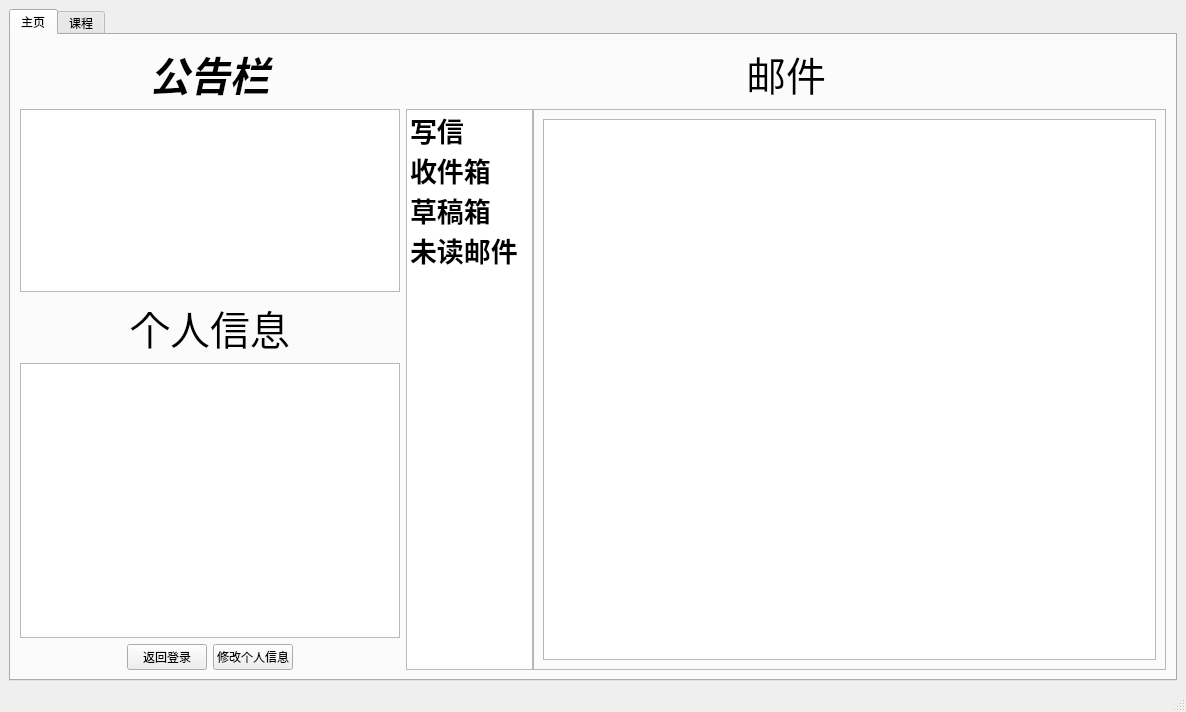
<?xml version="1.0" encoding="UTF-8"?>
<ui version="4.0">
 <class>Student</class>
 <widget class="QMainWindow" name="Student">
  <property name="geometry">
   <rect>
    <x>0</x>
    <y>0</y>
    <width>1186</width>
    <height>712</height>
   </rect>
  </property>
  <property name="sizePolicy">
   <sizepolicy hsizetype="Preferred" vsizetype="Preferred">
    <horstretch>0</horstretch>
    <verstretch>0</verstretch>
   </sizepolicy>
  </property>
  <property name="windowTitle">
   <string>Student</string>
  </property>
  <property name="layoutDirection">
   <enum>Qt::LeftToRight</enum>
  </property>
  <widget class="QWidget" name="centralwidget">
   <layout class="QHBoxLayout" name="horizontalLayout">
    <item>
     <widget class="QTabWidget" name="tabWidget">
      <property name="contextMenuPolicy">
       <enum>Qt::CustomContextMenu</enum>
      </property>
      <property name="currentIndex">
       <number>0</number>
      </property>
      <widget class="QWidget" name="homeTab">
       <attribute name="title">
        <string>主页</string>
       </attribute>
       <layout class="QHBoxLayout" name="horizontalLayout_6" stretch="1,2">
        <item>
         <layout class="QVBoxLayout" name="verticalLayout_10" stretch="2,3">
          <item>
           <layout class="QVBoxLayout" name="verticalLayout_8">
            <property name="leftMargin">
             <number>0</number>
            </property>
            <item>
             <widget class="QLabel" name="labelb">
              <property name="font">
               <font>
                <pointsize>30</pointsize>
                <weight>75</weight>
                <italic>true</italic>
                <bold>true</bold>
               </font>
              </property>
              <property name="text">
               <string>公告栏</string>
              </property>
              <property name="alignment">
               <set>Qt::AlignCenter</set>
              </property>
             </widget>
            </item>
            <item>
             <widget class="QListWidget" name="listWidget2"/>
            </item>
           </layout>
          </item>
          <item>
           <layout class="QVBoxLayout" name="verticalLayout_7">
            <property name="rightMargin">
             <number>0</number>
            </property>
            <item>
             <widget class="QLabel" name="labela">
              <property name="font">
               <font>
                <pointsize>30</pointsize>
                <weight>50</weight>
                <italic>false</italic>
                <bold>false</bold>
                <underline>false</underline>
                <strikeout>false</strikeout>
               </font>
              </property>
              <property name="text">
               <string>个人信息</string>
              </property>
              <property name="alignment">
               <set>Qt::AlignCenter</set>
              </property>
             </widget>
            </item>
            <item>
             <widget class="QListWidget" name="listWidget1"/>
            </item>
            <item>
             <layout class="QHBoxLayout" name="horizontalLayout_5">
              <item>
               <spacer name="horizontalSpacer">
                <property name="orientation">
                 <enum>Qt::Horizontal</enum>
                </property>
                <property name="sizeHint" stdset="0">
                 <size>
                  <width>40</width>
                  <height>20</height>
                 </size>
                </property>
               </spacer>
              </item>
              <item>
               <widget class="QPushButton" name="loginAgainPushButton">
                <property name="sizePolicy">
                 <sizepolicy hsizetype="Fixed" vsizetype="Fixed">
                  <horstretch>100</horstretch>
                  <verstretch>0</verstretch>
                 </sizepolicy>
                </property>
                <property name="minimumSize">
                 <size>
                  <width>30</width>
                  <height>0</height>
                 </size>
                </property>
                <property name="cursor">
                 <cursorShape>PointingHandCursor</cursorShape>
                </property>
                <property name="layoutDirection">
                 <enum>Qt::LeftToRight</enum>
                </property>
                <property name="autoFillBackground">
                 <bool>false</bool>
                </property>
                <property name="text">
                 <string>返回登录</string>
                </property>
               </widget>
              </item>
              <item>
               <widget class="QPushButton" name="modifyPushButton">
                <property name="text">
                 <string>修改个人信息</string>
                </property>
               </widget>
              </item>
              <item>
               <spacer name="horizontalSpacer_2">
                <property name="orientation">
                 <enum>Qt::Horizontal</enum>
                </property>
                <property name="sizeHint" stdset="0">
                 <size>
                  <width>50</width>
                  <height>20</height>
                 </size>
                </property>
               </spacer>
              </item>
             </layout>
            </item>
           </layout>
          </item>
         </layout>
        </item>
        <item>
         <layout class="QVBoxLayout" name="verticalLayout_9">
          <item>
           <widget class="QLabel" name="label">
            <property name="font">
             <font>
              <pointsize>30</pointsize>
             </font>
            </property>
            <property name="text">
             <string>邮件</string>
            </property>
            <property name="alignment">
             <set>Qt::AlignCenter</set>
            </property>
           </widget>
          </item>
          <item>
           <layout class="QHBoxLayout" name="horizontalLayout_2" stretch="1,5">
            <property name="spacing">
             <number>0</number>
            </property>
            <item>
             <widget class="QListWidget" name="listWidget">
              <item>
               <property name="text">
                <string>写信</string>
               </property>
               <property name="font">
                <font>
                 <family>FZKai-Z03</family>
                 <pointsize>20</pointsize>
                 <weight>75</weight>
                 <bold>true</bold>
                </font>
               </property>
              </item>
              <item>
               <property name="text">
                <string>收件箱</string>
               </property>
               <property name="font">
                <font>
                 <family>FZKai-Z03</family>
                 <pointsize>20</pointsize>
                 <weight>75</weight>
                 <bold>true</bold>
                </font>
               </property>
              </item>
              <item>
               <property name="text">
                <string>草稿箱</string>
               </property>
               <property name="font">
                <font>
                 <family>FZKai-Z03</family>
                 <pointsize>20</pointsize>
                 <weight>75</weight>
                 <bold>true</bold>
                </font>
               </property>
              </item>
              <item>
               <property name="text">
                <string>未读邮件</string>
               </property>
               <property name="font">
                <font>
                 <family>FZKai-Z03</family>
                 <pointsize>20</pointsize>
                 <weight>75</weight>
                 <bold>true</bold>
                </font>
               </property>
              </item>
             </widget>
            </item>
            <item>
             <widget class="QStackedWidget" name="stackedWidget">
              <property name="frameShape">
               <enum>QFrame::StyledPanel</enum>
              </property>
              <property name="currentIndex">
               <number>2</number>
              </property>
              <widget class="QWidget" name="sendPage">
               <layout class="QHBoxLayout" name="horizontalLayout_4">
                <item>
                 <layout class="QGridLayout" name="gridLayout_2">
                  <item row="0" column="0">
                   <layout class="QVBoxLayout" name="verticalLayout_11">
                    <item>
                     <widget class="QLabel" name="label_6">
                      <property name="text">
                       <string>收件人</string>
                      </property>
                     </widget>
                    </item>
                    <item>
                     <widget class="QLabel" name="label_7">
                      <property name="text">
                       <string>主题</string>
                      </property>
                     </widget>
                    </item>
                    <item>
                     <widget class="QLabel" name="label_8">
                      <property name="text">
                       <string>正文</string>
                      </property>
                     </widget>
                    </item>
                    <item>
                     <spacer name="verticalSpacer">
                      <property name="orientation">
                       <enum>Qt::Vertical</enum>
                      </property>
                      <property name="sizeHint" stdset="0">
                       <size>
                        <width>20</width>
                        <height>40</height>
                       </size>
                      </property>
                     </spacer>
                    </item>
                    <item>
                     <widget class="QLabel" name="label_2">
                      <property name="text">
                       <string>发件人:</string>
                      </property>
                     </widget>
                    </item>
                   </layout>
                  </item>
                  <item row="0" column="1">
                   <layout class="QVBoxLayout" name="verticalLayout_12">
                    <item>
                     <widget class="QLineEdit" name="receiveLineEdit"/>
                    </item>
                    <item>
                     <widget class="QLineEdit" name="themeLineEdit"/>
                    </item>
                    <item>
                     <widget class="QPlainTextEdit" name="plainTextEdit"/>
                    </item>
                    <item>
                     <widget class="QLabel" name="senderInfo">
                      <property name="text">
                       <string>你是不傻(201630610571)</string>
                      </property>
                     </widget>
                    </item>
                   </layout>
                  </item>
                  <item row="1" column="0" colspan="2">
                   <layout class="QHBoxLayout" name="horizontalLayout_3">
                    <item>
                     <spacer name="horizontalSpacer_3">
                      <property name="orientation">
                       <enum>Qt::Horizontal</enum>
                      </property>
                      <property name="sizeHint" stdset="0">
                       <size>
                        <width>40</width>
                        <height>20</height>
                       </size>
                      </property>
                     </spacer>
                    </item>
                    <item>
                     <widget class="QPushButton" name="sendPushButton">
                      <property name="text">
                       <string>发送</string>
                      </property>
                     </widget>
                    </item>
                    <item>
                     <spacer name="horizontalSpacer_4">
                      <property name="orientation">
                       <enum>Qt::Horizontal</enum>
                      </property>
                      <property name="sizeHint" stdset="0">
                       <size>
                        <width>40</width>
                        <height>20</height>
                       </size>
                      </property>
                     </spacer>
                    </item>
                    <item>
                     <widget class="QPushButton" name="savePushButton">
                      <property name="text">
                       <string>保存到草稿箱</string>
                      </property>
                     </widget>
                    </item>
                    <item>
                     <spacer name="horizontalSpacer_5">
                      <property name="orientation">
                       <enum>Qt::Horizontal</enum>
                      </property>
                      <property name="sizeHint" stdset="0">
                       <size>
                        <width>40</width>
                        <height>20</height>
                       </size>
                      </property>
                     </spacer>
                    </item>
                   </layout>
                  </item>
                 </layout>
                </item>
               </layout>
              </widget>
              <widget class="QWidget" name="receivePage">
               <layout class="QHBoxLayout" name="horizontalLayout_7">
                <item>
                 <widget class="QListWidget" name="receiveListWidget"/>
                </item>
               </layout>
              </widget>
              <widget class="QWidget" name="draftPage">
               <layout class="QHBoxLayout" name="horizontalLayout_8">
                <item>
                 <widget class="QListWidget" name="draftListWidget"/>
                </item>
               </layout>
              </widget>
              <widget class="QWidget" name="unreadPage">
               <layout class="QHBoxLayout" name="horizontalLayout_9">
                <item>
                 <widget class="QListWidget" name="unreadListWidget"/>
                </item>
               </layout>
              </widget>
             </widget>
            </item>
           </layout>
          </item>
         </layout>
        </item>
       </layout>
      </widget>
      <widget class="QWidget" name="courseTab">
       <attribute name="title">
        <string>课程</string>
       </attribute>
       <layout class="QGridLayout" name="gridLayout">
        <property name="horizontalSpacing">
         <number>30</number>
        </property>
        <property name="verticalSpacing">
         <number>20</number>
        </property>
        <item row="0" column="0">
         <layout class="QVBoxLayout" name="verticalLayout">
          <item>
           <widget class="QLabel" name="label1">
            <property name="text">
             <string>&lt;html&gt;&lt;head/&gt;&lt;body&gt;&lt;p&gt;&lt;img src=&quot;:/image/1.png&quot;/&gt;&lt;/p&gt;&lt;/body&gt;&lt;/html&gt;</string>
            </property>
            <property name="scaledContents">
             <bool>false</bool>
            </property>
            <property name="alignment">
             <set>Qt::AlignCenter</set>
            </property>
           </widget>
          </item>
          <item>
           <widget class="QLabel" name="label11">
            <property name="text">
             <string>TextLabel</string>
            </property>
            <property name="alignment">
             <set>Qt::AlignCenter</set>
            </property>
           </widget>
          </item>
          <item>
           <widget class="QPushButton" name="pushButton1">
            <property name="text">
             <string>PushButton</string>
            </property>
           </widget>
          </item>
         </layout>
        </item>
        <item row="0" column="1">
         <layout class="QVBoxLayout" name="verticalLayout_2">
          <item>
           <widget class="QLabel" name="label2">
            <property name="text">
             <string>TextLabel</string>
            </property>
            <property name="scaledContents">
             <bool>false</bool>
            </property>
            <property name="alignment">
             <set>Qt::AlignCenter</set>
            </property>
           </widget>
          </item>
          <item>
           <widget class="QLabel" name="label22">
            <property name="text">
             <string>TextLabel</string>
            </property>
            <property name="alignment">
             <set>Qt::AlignCenter</set>
            </property>
           </widget>
          </item>
          <item>
           <widget class="QPushButton" name="pushButton2">
            <property name="text">
             <string>PushButton</string>
            </property>
           </widget>
          </item>
         </layout>
        </item>
        <item row="0" column="2">
         <layout class="QVBoxLayout" name="verticalLayout_3">
          <item>
           <widget class="QLabel" name="label3">
            <property name="text">
             <string>TextLabel</string>
            </property>
            <property name="scaledContents">
             <bool>false</bool>
            </property>
            <property name="alignment">
             <set>Qt::AlignCenter</set>
            </property>
           </widget>
          </item>
          <item>
           <widget class="QLabel" name="label33">
            <property name="text">
             <string>TextLabel</string>
            </property>
            <property name="alignment">
             <set>Qt::AlignCenter</set>
            </property>
           </widget>
          </item>
          <item>
           <widget class="QPushButton" name="pushButton3">
            <property name="text">
             <string>PushButton</string>
            </property>
           </widget>
          </item>
         </layout>
        </item>
        <item row="1" column="0">
         <layout class="QVBoxLayout" name="verticalLayout_4">
          <item>
           <widget class="QLabel" name="label4">
            <property name="text">
             <string>TextLabel</string>
            </property>
            <property name="scaledContents">
             <bool>false</bool>
            </property>
            <property name="alignment">
             <set>Qt::AlignCenter</set>
            </property>
           </widget>
          </item>
          <item>
           <widget class="QLabel" name="label44">
            <property name="text">
             <string>TextLabel</string>
            </property>
            <property name="alignment">
             <set>Qt::AlignCenter</set>
            </property>
           </widget>
          </item>
          <item>
           <widget class="QPushButton" name="pushButton4">
            <property name="text">
             <string>PushButton</string>
            </property>
           </widget>
          </item>
         </layout>
        </item>
        <item row="1" column="1">
         <layout class="QVBoxLayout" name="verticalLayout_5">
          <item>
           <widget class="QLabel" name="label5">
            <property name="text">
             <string>TextLabel</string>
            </property>
            <property name="alignment">
             <set>Qt::AlignCenter</set>
            </property>
           </widget>
          </item>
          <item>
           <widget class="QLabel" name="label55">
            <property name="text">
             <string>TextLabel</string>
            </property>
            <property name="alignment">
             <set>Qt::AlignCenter</set>
            </property>
           </widget>
          </item>
          <item>
           <widget class="QPushButton" name="pushButton5">
            <property name="text">
             <string>PushButton</string>
            </property>
           </widget>
          </item>
         </layout>
        </item>
        <item row="1" column="2">
         <layout class="QVBoxLayout" name="verticalLayout_6">
          <item>
           <widget class="QLabel" name="label6">
            <property name="text">
             <string>TextLabel</string>
            </property>
            <property name="alignment">
             <set>Qt::AlignCenter</set>
            </property>
           </widget>
          </item>
          <item>
           <widget class="QLabel" name="label66">
            <property name="text">
             <string>TextLabel</string>
            </property>
            <property name="alignment">
             <set>Qt::AlignCenter</set>
            </property>
           </widget>
          </item>
          <item>
           <widget class="QPushButton" name="pushButton6">
            <property name="text">
             <string>PushButton</string>
            </property>
           </widget>
          </item>
         </layout>
        </item>
       </layout>
      </widget>
     </widget>
    </item>
   </layout>
  </widget>
  <widget class="QMenuBar" name="menubar">
   <property name="geometry">
    <rect>
     <x>0</x>
     <y>0</y>
     <width>1186</width>
     <height>30</height>
    </rect>
   </property>
  </widget>
  <widget class="QStatusBar" name="statusbar"/>
 </widget>
 <resources/>
 <connections>
  <connection>
   <sender>listWidget</sender>
   <signal>currentRowChanged(int)</signal>
   <receiver>stackedWidget</receiver>
   <slot>setCurrentIndex(int)</slot>
   <hints>
    <hint type="sourcelabel">
     <x>495</x>
     <y>364</y>
    </hint>
    <hint type="destinationlabel">
     <x>577</x>
     <y>364</y>
    </hint>
   </hints>
  </connection>
 </connections>
</ui>
